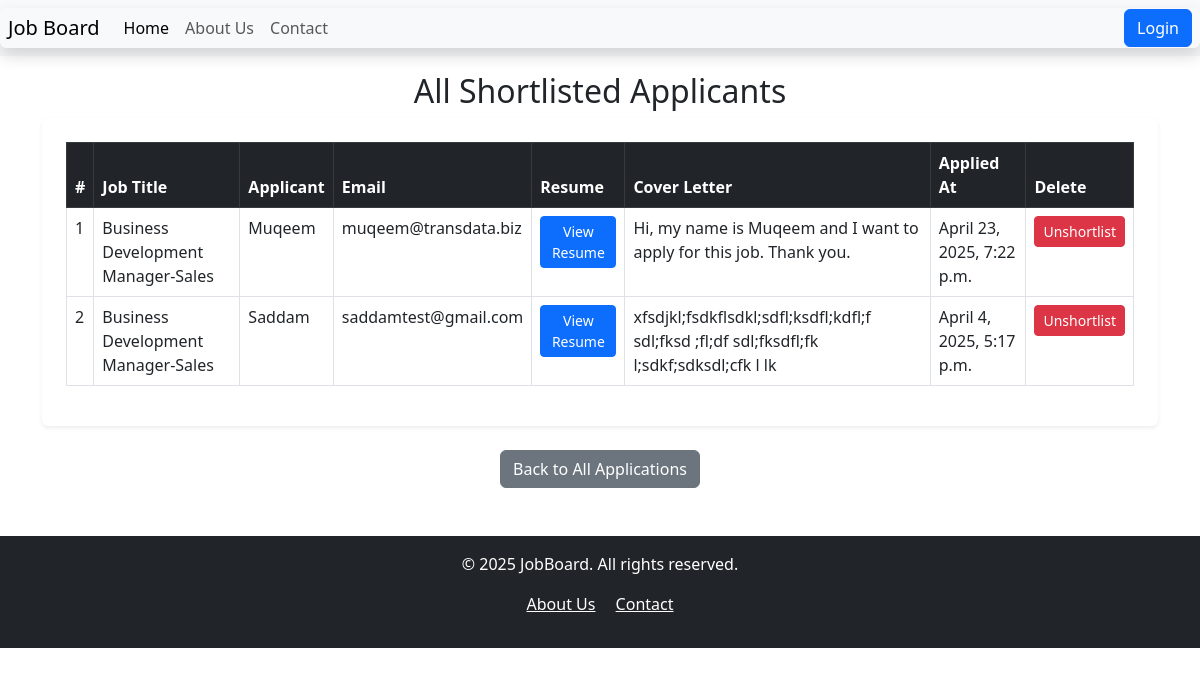
The app's page /shortlisted/, older data.
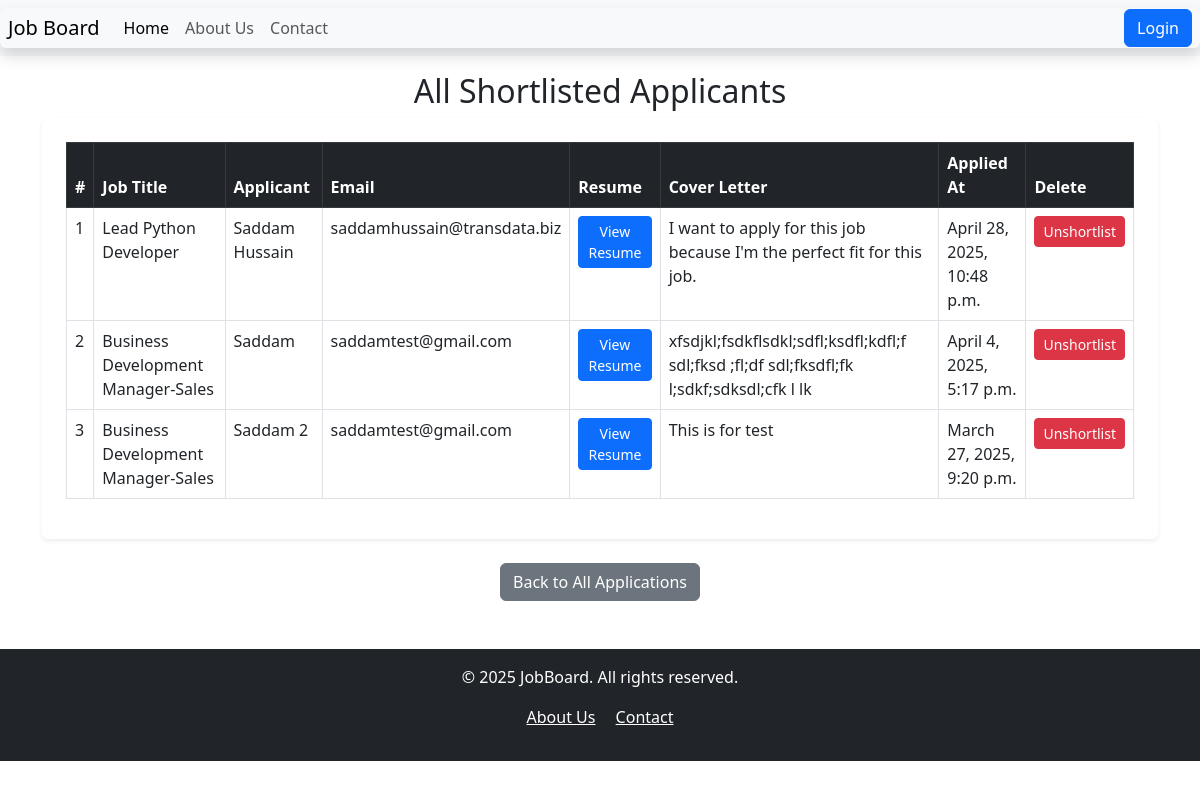
The same page, newer data.
### job/models.py (models this page shows, shortened)
class JobApplication(models.Model):
    job = models.ForeignKey(Job, on_delete= models.CASCADE)
    user = models.ForeignKey(User, on_delete=models.CASCADE, null= True, blank=True)
    applicant_name = models.CharField(max_length= 100)
    email = models.EmailField()
    resume = models.FileField(upload_to='resumes/%Y/%m/%d/')
    cover_letter = models.TextField()
    applied_at = models.DateTimeField(auto_now_add=True)
    is_shortlisted = models.BooleanField(default=False)
    class Meta:
        ordering = ['-applied_at']
        verbose_name = 'Job Application'
        verbose_name_plural = 'Job Applications'

class Job(models.Model):
    JOB_TYPES = [
        ('Full-time', 'Full-time'),
        ('Part-time', 'Part-time'),
        ('Remote', 'Remote'),
        ('Internship', 'Internship'),
    ]
    title = models.CharField(max_length=200)
    company_name = models.CharField(max_length=200)
    description = models.TextField()
    location = models.CharField(max_length=100)
    salary = models.DecimalField(max_digits=10, decimal_places=2, null= True, blank=True)
    job_type = models.CharField(max_length=20, choices=JOB_TYPES, default='Full-time')
    date_of_posting = models.DateTimeField(auto_now_add= True)
    class Meta:
        ordering = ['-date_of_posting']
        verbose_name = 'Job Posting'
        verbose_name_plural = 'Job Postings'

### job/views.py (the view)
# urls.py: path('shortlisted/', views.all_shortlisted_applicants, name='all_shortlisted_applicants'),
def all_shortlisted_applicants(request):
    shortlisted = JobApplication.objects.filter(is_shortlisted=True)
    return render(request, 'all_shortlisted_applicants.html', {'shortlisted': shortlisted})

### job/templates/all_shortlisted_applicants.html (shortened to what this page needs)
{% extends 'base.html' %}
{% block content %}
<div class="container mt-3">
    <h2 class="text-center mb-2">All Shortlisted Applicants</h2>
    {% if shortlisted %}
    <div class="table-responsive bg-white p-4 shadow-sm rounded">
        <table class="table table-bordered table-hover">
            <thead class="table-dark">
                <tr>
                    <th>#</th>
                    <th>Job Title</th>
                    <th>Applicant</th>
                    <th>Email</th>
                    <th>Resume</th>
                    <th>Cover Letter</th>
                    <th>Applied At</th>
                    <th>Delete</th>
                </tr>
            </thead>
            <tbody>
                {% for applicant in shortlisted %}
                <tr>
                    <td>{{ forloop.counter }}</td>
                    <td>{{ applicant.job.title }}</td>
                    <td>{{ applicant.applicant_name }}</td>
                    <td>{{ applicant.email }}</td>
                    <td>
                        <a href="{{ applicant.resume.url }}" class="btn btn-sm btn-primary" target="_blank">View Resume</a>
                    </td>
                    <td>{{ applicant.cover_letter|truncatewords:20 }}</td>
                    <td>{{ applicant.applied_at }}</td>
                    <td><form action="{% url 'unshortlist_applicant' applicant.id %}" method="post" style="display:inline;">
                        <button type="submit" class="btn btn-danger btn-sm">Unshortlist</button>
                    </form></td>
                </tr>
                {% endfor %}
            </tbody>
        </table>
    </div>
    {% else %}
        <p class="text-center text-muted">No shortlisted applicants found.</p>
    {% endif %}
    <div class="text-center mt-4">
        <a href="{% url 'all_applications' %}" class="btn btn-secondary">Back to All Applications</a>
    </div>
</div>
{% endblock %}

Row changes from the older to the newer data that the page shows:
no longer on this page (row edited): JobApplication: job "Business Development Manager-Sales", applicant_name "Muqeem", email "muqeem@transdata.biz", cover_letter "Hi, my name is Muqeem and I want to apply for this job. Thank you.", applied_at "April 23, 2025, 7:22 p.m."
added JobApplication: job "Lead Python Developer", applicant_name "Saddam Hussain", email "saddamhussain@transdata.biz", cover_letter "I want to apply for this job because I'm the perfect fit for this job.", applied_at "April 28, 2025, 10:48 p.m."
now on this page (row edited): JobApplication: job "Business Development Manager-Sales", applicant_name "Saddam 2", email "saddamtest@gmail.com", cover_letter "This is for test", applied_at "March 27, 2025, 9:20 p.m."
